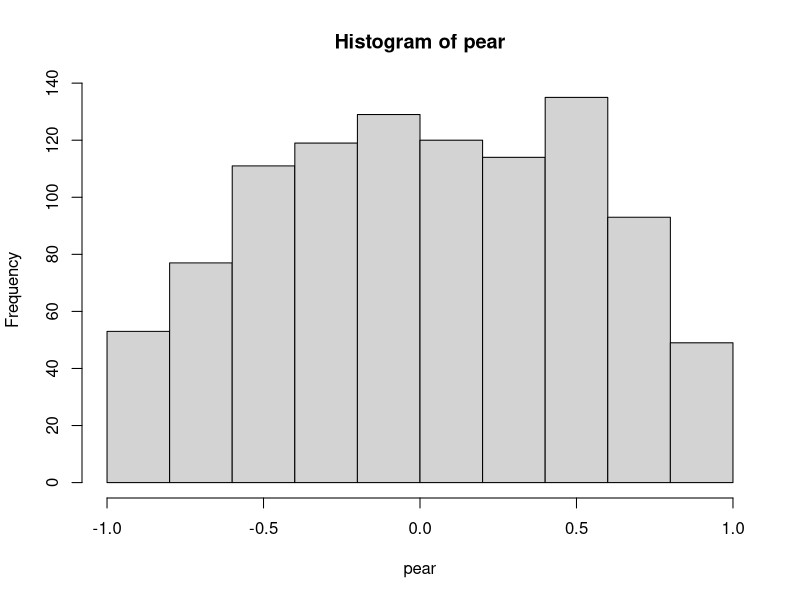
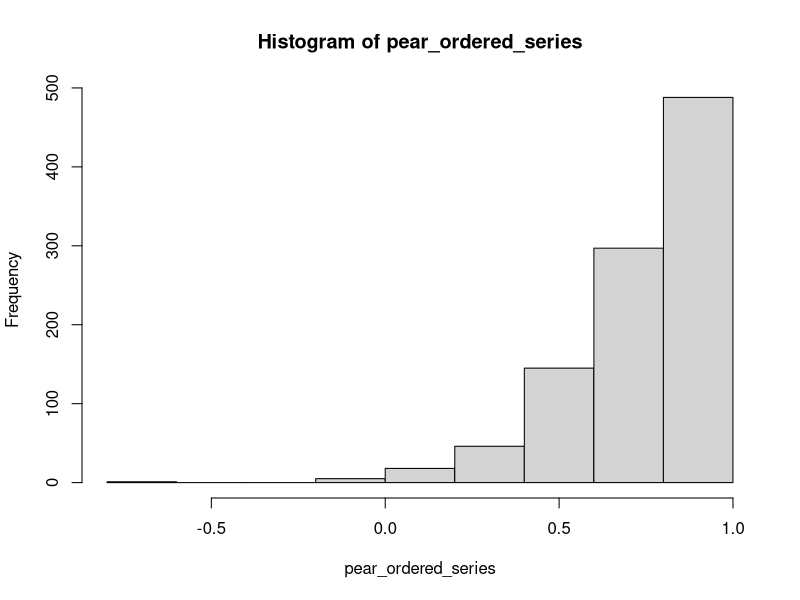
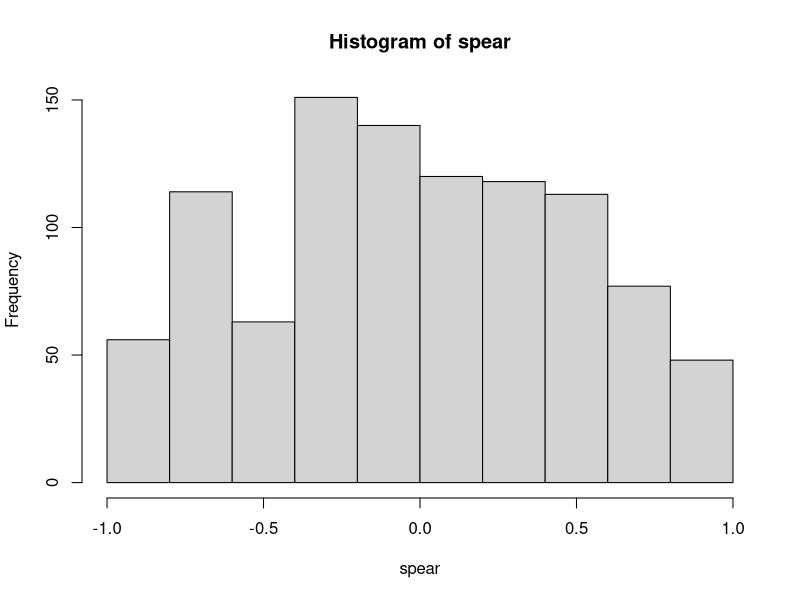
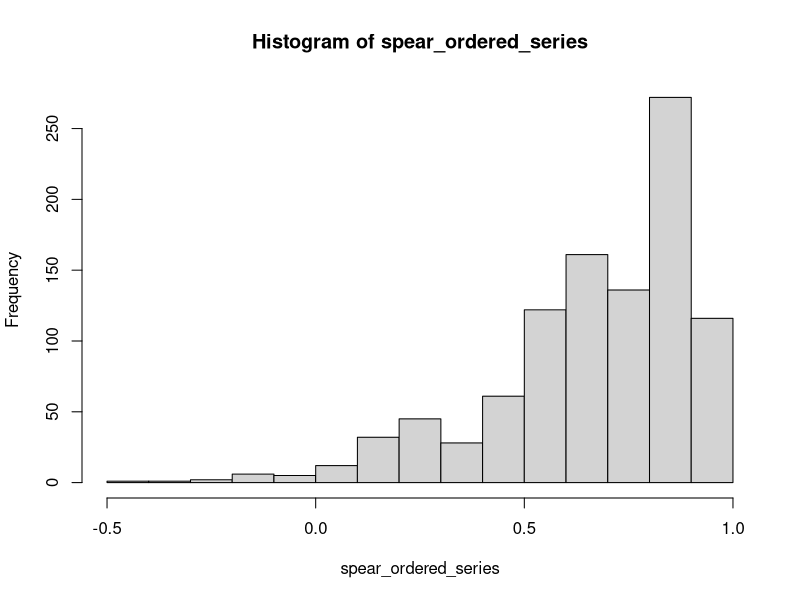
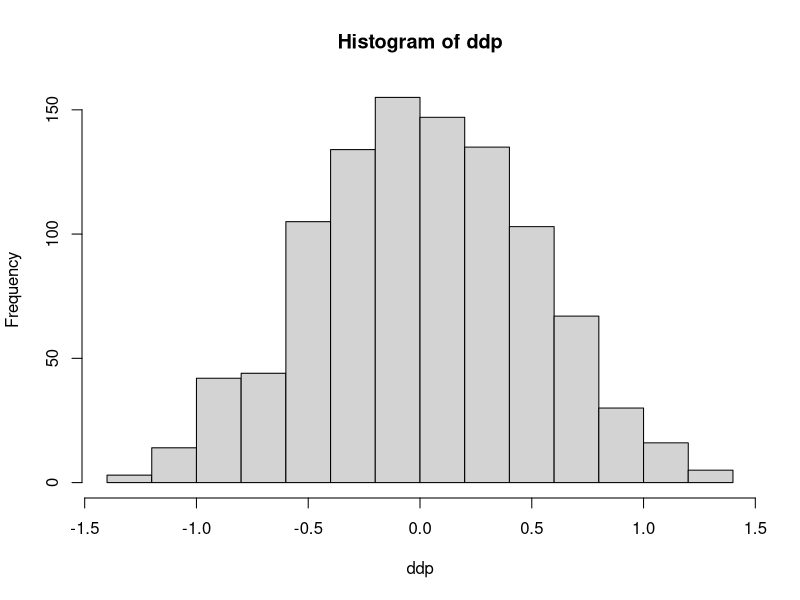
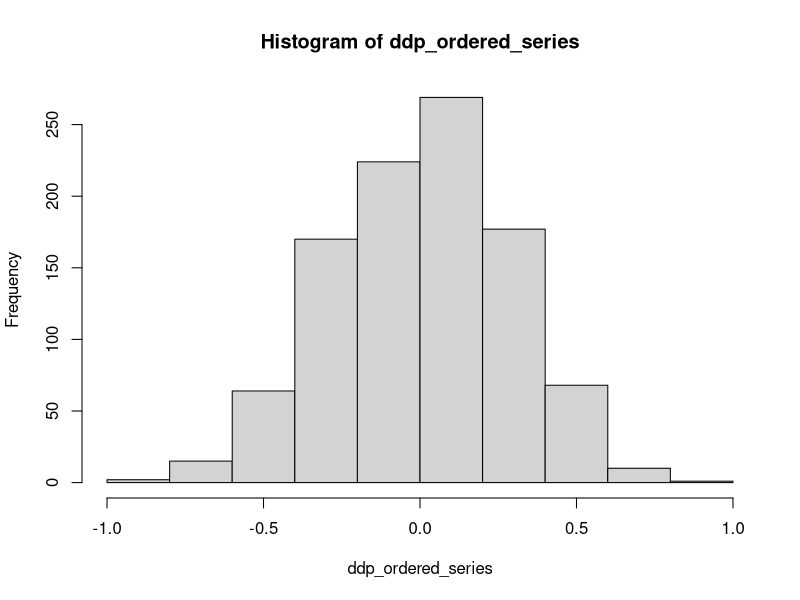
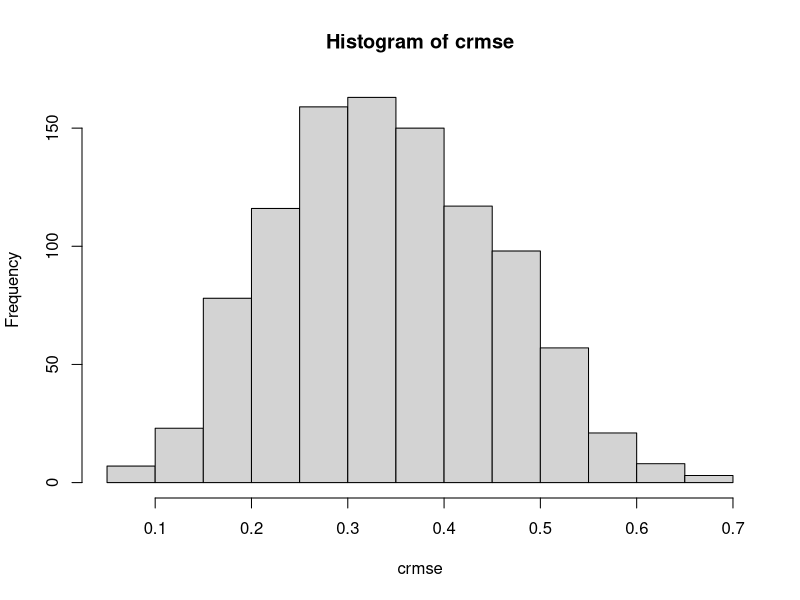
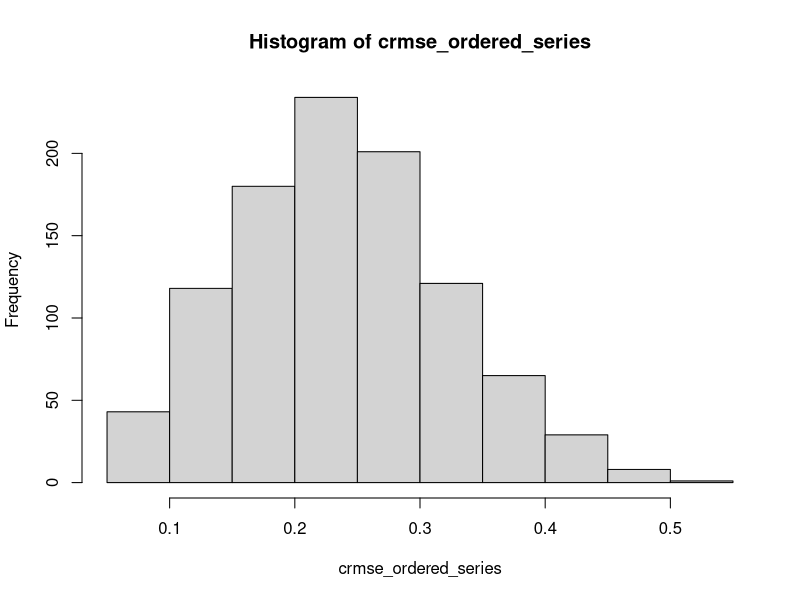

The R source for these figures, in order:
# ddp calculation for random series and for series with small difference in pairs and big difference in pairs
library(ggplot2)
library(reshape2)

normalize_values = function(x,min,max) {
  return((x - min)/(max-min))
}

# get 12000 random values between 0 and 1 for 6000 pairs of random series.
rvector_random = c()
while (length(rvector_random) != 12000) {
  temp = rnorm(1, mean = 0.5, sd = 4)
  if (temp >= 0) {
    if (temp <= 1) {
      rvector_random = c(rvector_random,temp)
    }
  }  
}

# extract 6000 pairs of series from the random 12000 values.
# calculate the similarity of these pairs to have a baseline for the similarity model. 
crmse = c()
pear = c()
spear = c()
manh = c()
eucl = c()
ddp = c()
for (i in seq(1,12000,12)) {
  series_1 = c()
  for (j in seq(i,i+5)) {
    series_1 = c(series_1, rvector_random[j])
  }
  series_2 = c()
  for (j in seq(i+6,i+11)) {
    series_2 = c(series_2, rvector_random[j])
  }
  series_1_set_of_5 = series_1[0:5]
  series_2_set_of_5 = series_2[0:5]
  x_y = rbind(series_1_set_of_5, series_2_set_of_5)
  pear = c(pear, cor(series_2_set_of_5, series_1_set_of_5, method='pearson'))
  spear = c(spear, cor(series_2_set_of_5, series_1_set_of_5, method='spearman'))
  manh = c(manh,dist(x_y, method = "manhattan"))
  eucl = c(eucl,dist(x_y, method = "euclidean"))
  y_series = series_2_set_of_5 - mean(series_2_set_of_5)
  x_series = series_1_set_of_5 - mean(series_1_set_of_5)
  crmse = c(crmse, sqrt(sum((y_series - x_series)**2)/length(x_series)))
  series_1 = series_1 - mean(series_1)
  series_2 = series_2 - mean(series_2)
  ddp = c(ddp, (series_2[6] - mean(series_2_set_of_5)) - (series_1[6] - mean(series_1_set_of_5)))
}

# performance of the ordered series with small differences between the pairs
crmse_ordered_series = c()
pear_ordered_series = c()
spear_ordered_series = c()
manh_ordered_series = c()
eucl_ordered_series = c()
x_series_vector = c()
y_series_vector = c()
exp_err = 0.2
ntries = 1000
ddp_ordered_series = c()
j = 0
for (i in seq(1,ntries)) {
  x = c(0,0.2,0.4,0.6,0.8,1.0)
  y = c(0,0.2,0.4,0.6,0.8,1.0)
  random_values_x = rnorm(6,sd=exp_err)
  random_values_y = rnorm(6,sd=exp_err)
  x = x + random_values_x
  y = y + random_values_y
  x_set_of_5 = x[0:5]
  y_set_of_5 = y[0:5]
  x_y = rbind(x_set_of_5, y_set_of_5)
  pear_ordered_series = c(pear_ordered_series, cor(y_set_of_5, x_set_of_5, method='pearson'))
  spear_ordered_series = c(spear_ordered_series, cor(y_set_of_5, x_set_of_5, method='spearman'))
  manh_ordered_series = c(manh_ordered_series,dist(x_y, method = "manhattan"))
  eucl_ordered_series = c(eucl_ordered_series,dist(x_y, method = "euclidean"))
  y_series_set_of_5 = y_set_of_5 - mean(y_set_of_5)
  x_series_set_of_5 = x_set_of_5 - mean(x_set_of_5)
  crmse_ordered_series = c(crmse_ordered_series, sqrt(sum((y_series_set_of_5 - x_series_set_of_5)**2)/length(x_set_of_5)))
  x_series = x
  y_series = y
  ddp_ordered_series = c(ddp_ordered_series, (y_series[6] - mean(y_series_set_of_5)) - (x_series[6] - mean(x_series_set_of_5)))
  j = j + 1
}

hist(pear)
hist(pear_ordered_series)
hist(spear)
hist(spear_ordered_series)
hist(ddp)
hist(ddp_ordered_series)
hist(crmse)
hist(crmse_ordered_series)
hist(eucl)
hist(eucl_ordered_series)
hist(manh)
hist(manh_ordered_series)

plot(crmse, ddp)
plot(crmse_ordered_series, ddp_ordered_series)
